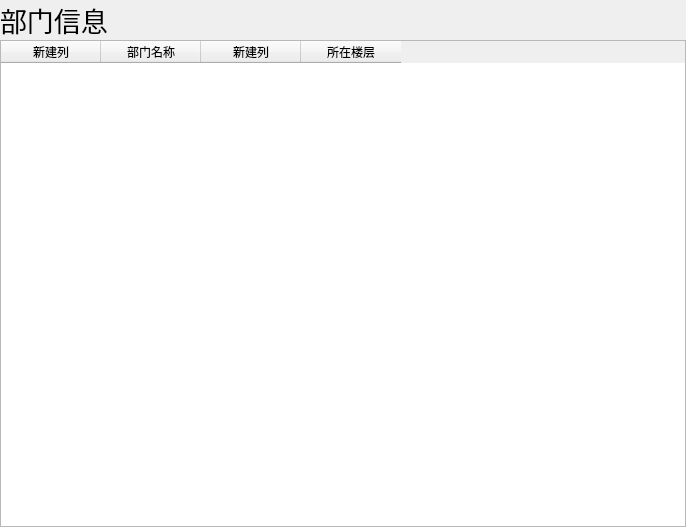
<?xml version="1.0" encoding="UTF-8"?>
<ui version="4.0">
 <class>Dept_Info</class>
 <widget class="QWidget" name="Dept_Info">
  <property name="geometry">
   <rect>
    <x>0</x>
    <y>0</y>
    <width>686</width>
    <height>527</height>
   </rect>
  </property>
  <property name="windowTitle">
   <string>Form</string>
  </property>
  <layout class="QVBoxLayout" name="verticalLayout">
   <property name="spacing">
    <number>0</number>
   </property>
   <property name="leftMargin">
    <number>0</number>
   </property>
   <property name="topMargin">
    <number>0</number>
   </property>
   <property name="rightMargin">
    <number>0</number>
   </property>
   <property name="bottomMargin">
    <number>0</number>
   </property>
   <item>
    <widget class="QLabel" name="label">
     <property name="font">
      <font>
       <pointsize>20</pointsize>
      </font>
     </property>
     <property name="text">
      <string>部门信息</string>
     </property>
    </widget>
   </item>
   <item>
    <widget class="QTableWidget" name="tableWidget">
     <column>
      <property name="text">
       <string>新建列</string>
      </property>
     </column>
     <column>
      <property name="text">
       <string>部门名称</string>
      </property>
     </column>
     <column>
      <property name="text">
       <string>新建列</string>
      </property>
     </column>
     <column>
      <property name="text">
       <string>所在楼层</string>
      </property>
     </column>
    </widget>
   </item>
  </layout>
 </widget>
 <resources/>
 <connections/>
</ui>
